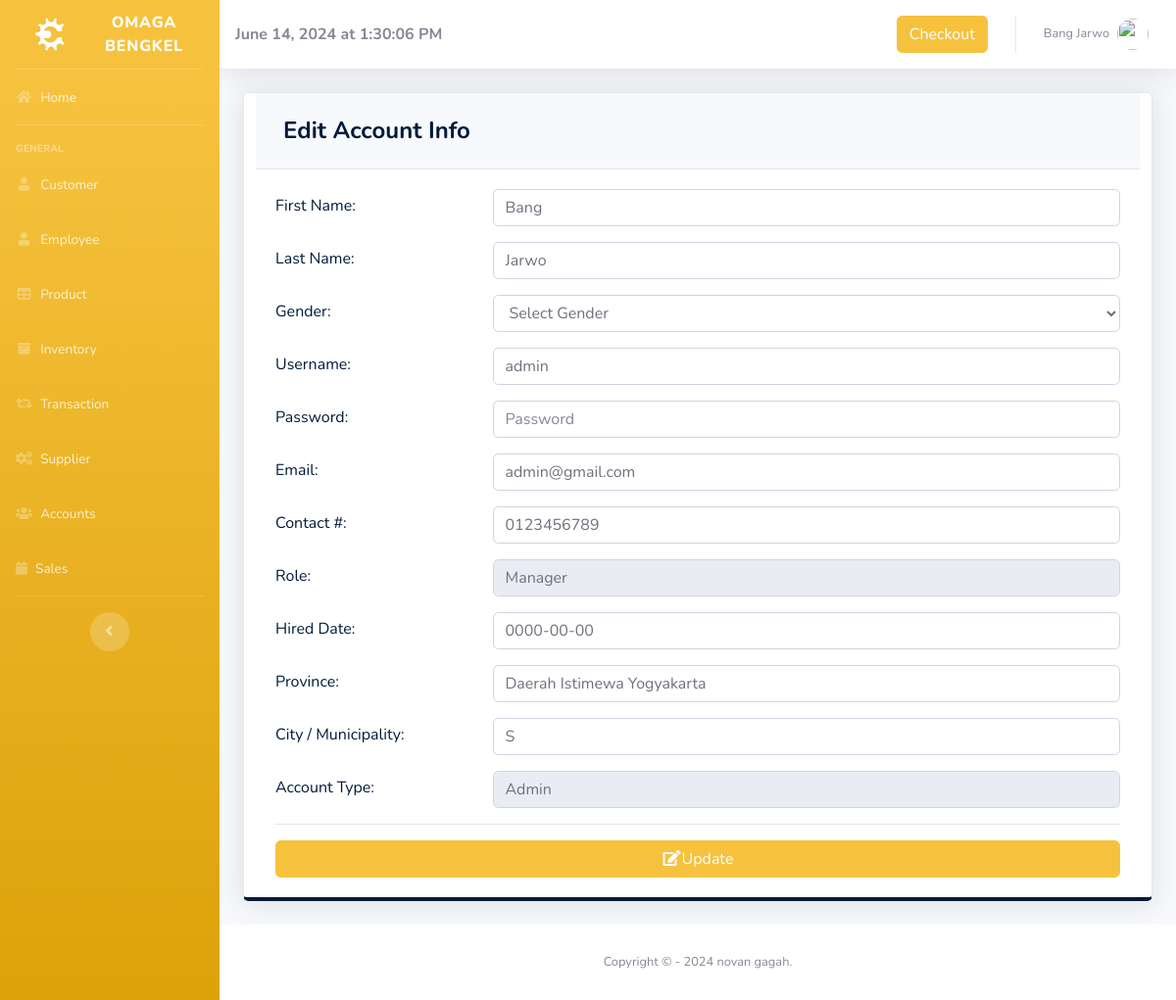
Page /pages/settings.php (signed in) on the committed database.
### tables this page shows
CREATE TABLE `users` (
  `ID` int(11) NOT NULL,
  `EMPLOYEE_ID` int(11) DEFAULT NULL,
  `USERNAME` varchar(50) DEFAULT NULL,
  `PASSWORD` varchar(50) DEFAULT NULL,
  `TYPE_ID` int(11) DEFAULT NULL
);

CREATE TABLE `employee` (
  `EMPLOYEE_ID` int(11) NOT NULL,
  `FIRST_NAME` varchar(50) DEFAULT NULL,
  `LAST_NAME` varchar(50) DEFAULT NULL,
  `GENDER` varchar(50) DEFAULT NULL,
  `EMAIL` varchar(100) DEFAULT NULL,
  `PHONE_NUMBER` varchar(11) DEFAULT NULL,
  `JOB_ID` int(11) DEFAULT NULL,
  `HIRED_DATE` varchar(50) NOT NULL,
  `LOCATION_ID` int(11) DEFAULT NULL
);

CREATE TABLE `job` (
  `JOB_ID` int(11) NOT NULL,
  `JOB_TITLE` varchar(50) DEFAULT NULL
);

CREATE TABLE `location` (
  `LOCATION_ID` int(11) NOT NULL,
  `PROVINCE` varchar(100) DEFAULT NULL,
  `CITY` varchar(100) DEFAULT NULL
);

CREATE TABLE `type` (
  `TYPE_ID` int(11) NOT NULL,
  `TYPE` varchar(50) DEFAULT NULL
);

### pages/settings.php (the view, shortened to what this page needs)
<?php
include'../includes/connection.php';
include'../includes/sidebar.php';
?>
<?php
        $query = "SELECT ID, e.FIRST_NAME, e.LAST_NAME, e.GENDER, USERNAME, PASSWORD, e.EMAIL, PHONE_NUMBER, j.JOB_TITLE, e.HIRED_DATE, t.TYPE, l.PROVINCE, l.CITY
                      FROM users u
                      join employee e on u.EMPLOYEE_ID = e.EMPLOYEE_ID
                      join job j on e.JOB_ID=j.JOB_ID
                      join location l on e.LOCATION_ID=l.LOCATION_ID
                      join type t on u.TYPE_ID=t.TYPE_ID
                      WHERE ID =".$_SESSION['MEMBER_ID'];
        $result = mysqli_query($db, $query) or die(mysqli_error($db));
          while($row = mysqli_fetch_array($result))
          {
                $a= $row['FIRST_NAME'];
                $b=$row['LAST_NAME'];
                $d=$row['USERNAME'];
                $f=$row['EMAIL'];
                $g=$row['PHONE_NUMBER'];
                $h=$row['JOB_TITLE'];
                $i=$row['HIRED_DATE'];
                $j=$row['PROVINCE'];
                $k=$row['CITY'];
                $l=$row['TYPE'];
          }
      ?>
        <div class="card shadow mb-4 col-xs-12 col-md-12 border-bottom-primary">
            <div class="card-header py-3">
              <h4 class="m-2 font-weight-bold text-primary">Edit Account Info</h4>
            </div>
            <div class="card-body">
            <form role="form" method="post" action="settings_edit.php">
              <div class="form-group row text-left text-primary">
                <div class="col-sm-3" style="padding-top: 5px;">
                 First Name:
                </div>
                <div class="col-sm-9">
                  <input class="form-control" placeholder="First Name" name="firstname" value="<?php echo $a; ?>" required>
                </div>
              </div>
              <div class="form-group row text-left text-primary">
                <div class="col-sm-3" style="padding-top: 5px;">
                 Last Name:
                </div>
                <div class="col-sm-9">
                  <input class="form-control" placeholder="Last Name" name="lastname" value="<?php echo $b; ?>" required>
                </div>
              </div>
              <div class="form-group row text-left text-primary">
                <div class="col-sm-3" style="padding-top: 5px;">
                 Gender:
                </div>
                <div class="col-sm-9">
                  <select class='form-control' name='gender' required>
                    <option value="" disabled selected hidden>Select Gender</option>
                  </select>
                </div>
              </div>
              <div class="form-group row text-left text-primary">
                <div class="col-sm-3" style="padding-top: 5px;">
                 Username:
                </div>
                <div class="col-sm-9">
                  <input class="form-control" placeholder="Username" name="username" value="<?php echo $d; ?>" required>
                </div>
              </div>
              <div class="form-group row text-left text-primary">
                <div class="col-sm-3" style="padding-top: 5px;">
                 Password:
                </div>
                <div class="col-sm-9">
                  <input type="password" class="form-control" placeholder="Password" name="password" value="" required>
                </div>
              </div>
              <div class="form-group row text-left text-primary">
                <div class="col-sm-3" style="padding-top: 5px;">
                 Email:
                </div>
                <div class="col-sm-9">
                  <input class="form-control" placeholder="Email" name="email" value="<?php echo $f; ?>" required>
                </div>
              </div>
              <div class="form-group row text-left text-primary">
                <div class="col-sm-3" style="padding-top: 5px;">
                 Contact #:
                </div>
                <div class="col-sm-9">
                   <input class="form-control" placeholder="Contact #" name="phone" value="<?php echo $g; ?>" required>
                </div>
              </div>
              <div class="form-group row text-left text-primary">
                <div class="col-sm-3" style="padding-top: 5px;">
                 Role:
                </div>
                <div class="col-sm-9">
                  <input class="form-control" placeholder="Role" name="role" value="<?php echo $h; ?>" readonly>
                </div>
              </div>
              <div class="form-group row text-left text-primary">
                <div class="col-sm-3" style="padding-top: 5px;">
                 Hired Date:
                </div>
                <div class="col-sm-9">
                  <input class="form-control" placeholder="Hired Date" name="hireddate" value="<?php echo $i; ?>" required>
                </div>
              </div>
              <div class="form-group row text-left text-primary">
                <div class="col-sm-3" style="padding-top: 5px;">
                 Province:
                </div>
                <div class="col-sm-9">
                  <input class="form-control" placeholder="Province" name="province" value="<?php echo $j; ?>" required>
                </div>
              </div>
              <div class="form-group row text-left text-primary">
                <div class="col-sm-3" style="padding-top: 5px;">
                 City / Municipality:
                </div>
                <div class="col-sm-9">
                  <input class="form-control" placeholder="City / Municipality" name="city" value="<?php echo $k; ?>" required>
                </div>
              </div>
              <div class="form-group row text-left text-primary">
                <div class="col-sm-3" style="padding-top: 5px;">
                  Account Type:
                </div>
                <div class="col-sm-9">
                  <input class="form-control" placeholder="Account Type" name="type" value="<?php echo $l; ?>" readonly>
                </div>
              </div>
              <hr>
                <button type="submit" class="btn btn-warning btn-block"><i class="fa fa-edit fa-fw"></i>Update</button>
              </form>
            </div>
          </div>
<?php
include'../includes/footer.php';
?>

### rows in the picture
users: firstname "Bang", lastname "Jarwo", username "admin", email "admin@gmail.com", phone "0123456789", role "Manager", hireddate "0000-00-00", province "Daerah Istimewa Yogyakarta", city "S", type "Admin"

### other values in the picture
$_SESSION['FIRST_NAME'] "Bang"
$_SESSION['LAST_NAME'] "Jarwo"
